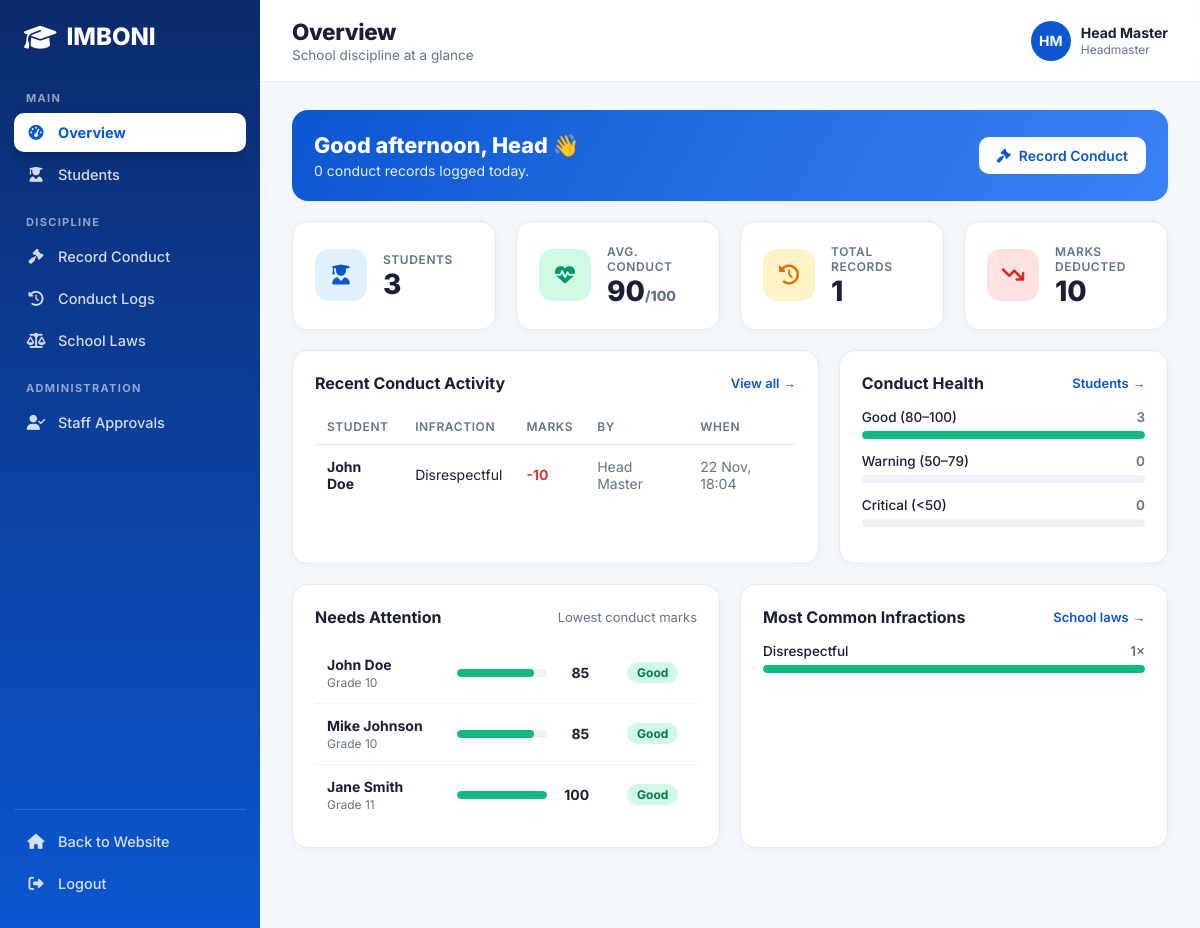
/dashboard.php (signed in), run on the app's committed database.
### tables this page shows
CREATE TABLE `conduct_logs` (
  `id` int(11) NOT NULL,
  `student_id` int(11) NOT NULL,
  `user_id` int(11) NOT NULL,
  `law_id` int(11) NOT NULL,
  `marks_deducted` int(11) NOT NULL,
  `logged_at` timestamp NOT NULL DEFAULT current_timestamp()
);

CREATE TABLE `students` (
  `id` int(11) NOT NULL,
  `name` varchar(100) NOT NULL,
  `grade` varchar(20) NOT NULL,
  `current_conduct_marks` int(11) DEFAULT 100
);

CREATE TABLE `laws` (
  `id` int(11) NOT NULL,
  `name` varchar(150) NOT NULL,
  `reduction_marks` int(11) NOT NULL,
  `created_at` timestamp NOT NULL DEFAULT current_timestamp()
);

CREATE TABLE `users` (
  `id` int(11) NOT NULL,
  `name` varchar(100) NOT NULL,
  `email` varchar(100) NOT NULL,
  `password` varchar(255) NOT NULL,
  `role` enum('headmaster','dod','dos','teacher','animation') NOT NULL,
  `is_approved` tinyint(1) DEFAULT 0,
  `created_at` timestamp NOT NULL DEFAULT current_timestamp()
);

### dashboard.php (the view, shortened to what this page needs)
<?php
$pageTitle    = 'Overview';
$pageSubtitle = 'School discipline at a glance';
require_once __DIR__ . '/partials/header.php';
function scalar(mysqli $c, string $sql) {
    $r = $c->query($sql);
    return $r ? $r->fetch_row()[0] : 0;
}
$totalStudents = (int)scalar($conn, "SELECT COUNT(*) FROM students");
$totalLogs     = (int)scalar($conn, "SELECT COUNT(*) FROM conduct_logs");
$avgMarks      = (int)round((float)scalar($conn, "SELECT AVG(current_conduct_marks) FROM students"));
$logsToday     = (int)scalar($conn, "SELECT COUNT(*) FROM conduct_logs WHERE DATE(logged_at) = CURDATE()");
$marksLost     = (int)scalar($conn, "SELECT COALESCE(SUM(marks_deducted),0) FROM conduct_logs");
$good = (int)scalar($conn, "SELECT COUNT(*) FROM students WHERE current_conduct_marks >= 80");
$warn = (int)scalar($conn, "SELECT COUNT(*) FROM students WHERE current_conduct_marks BETWEEN 50 AND 79");
$crit = (int)scalar($conn, "SELECT COUNT(*) FROM students WHERE current_conduct_marks < 50");
$maxBand = max(1, $good, $warn, $crit);
$recent = $conn->query(
    "SELECT cl.logged_at, cl.marks_deducted, s.name AS student, l.name AS law, u.name AS staff
     FROM conduct_logs cl
     JOIN students s ON s.id = cl.student_id
     JOIN laws l     ON l.id = cl.law_id
     JOIN users u    ON u.id = cl.user_id
     ORDER BY cl.logged_at DESC, cl.id DESC LIMIT 6"
);
$atRisk = $conn->query("SELECT name, grade, current_conduct_marks FROM students ORDER BY current_conduct_marks ASC, name ASC LIMIT 5");
$topLaws = $conn->query(
    "SELECT l.name, COUNT(*) AS c FROM conduct_logs cl JOIN laws l ON l.id = cl.law_id
     GROUP BY l.id, l.name ORDER BY c DESC LIMIT 5"
);
$topMax = 1;
$topRows = [];
if ($topLaws) { while ($r = $topLaws->fetch_assoc()) { $topRows[] = $r; $topMax = max($topMax, (int)$r['c']); } }
function band(int $m): array {
    if ($m >= 80) return ['good', 'Good', ''];
    return ['crit', 'Critical', 'crit'];
}
$hour = (int)date('G');
$greet = $hour < 12 ? 'Good morning' : ($hour < 17 ? 'Good afternoon' : 'Good evening');
?>
<section class="card welcome">
    <div>
        <h2><?= $greet ?>, <?= htmlspecialchars(explode(' ', $userName)[0]) ?> 👋</h2>
        <p><?= $logsToday ?> conduct record<?= $logsToday === 1 ? '' : 's' ?> logged today<?= ($isHead && $pendingCount) ? " · {$pendingCount} staff awaiting approval" : '' ?>.</p>
    </div>
    <div class="actions">
        <a href="conduct.php" class="btn light"><i class="fa-solid fa-gavel"></i> Record Conduct</a>
    </div>
</section>
<section class="grid stats">
    <div class="card stat"><div class="ico"><i class="fa-solid fa-user-graduate"></i></div><div><h3>Students</h3><div class="num"><?= $totalStudents ?></div></div></div>
    <div class="card stat"><div class="ico green"><i class="fa-solid fa-heart-pulse"></i></div><div><h3>Avg. Conduct</h3><div class="num"><?= $avgMarks ?><small class="muted" style="font-size:14px">/100</small></div></div></div>
    <div class="card stat"><div class="ico amber"><i class="fa-solid fa-clock-rotate-left"></i></div><div><h3>Total Records</h3><div class="num"><?= $totalLogs ?></div></div></div>
    <div class="card stat"><div class="ico red"><i class="fa-solid fa-arrow-trend-down"></i></div><div><h3>Marks Deducted</h3><div class="num"><?= $marksLost ?></div></div></div>
</section>
<section class="grid two">
    <div class="card">
        <div class="card-head"><h2>Recent Conduct Activity</h2><a class="link" href="logs.php">View all →</a></div>
        <div class="table-wrap">
            <table>
                <thead><tr><th>Student</th><th>Infraction</th><th>Marks</th><th>By</th><th>When</th></tr></thead>
                <tbody>
                <?php if ($recent && $recent->num_rows): while ($r = $recent->fetch_assoc()): ?>
                    <tr>
                        <td><strong><?= htmlspecialchars($r['student']) ?></strong></td>
                        <td><?= htmlspecialchars($r['law']) ?></td>
                        <td class="neg">-<?= (int)$r['marks_deducted'] ?></td>
                        <td class="muted"><?= htmlspecialchars($r['staff']) ?></td>
                        <td class="muted"><?= date('d M, H:i', strtotime($r['logged_at'])) ?></td>
                    </tr>
                <?php endwhile; else: ?>
                    <tr><td colspan="5" class="empty">No conduct records yet.</td></tr>
                <?php endif; ?>
                </tbody>
            </table>
        </div>
    </div>
    <div class="card">
        <div class="card-head"><h2>Conduct Health</h2><a class="link" href="students.php">Students →</a></div>
        <div class="hbar"><div class="row"><span>Good (80–100)</span><span><?= $good ?></span></div><div class="meter"><span style="width:<?= $good / $maxBand * 100 ?>%"></span></div></div>
        <div class="hbar"><div class="row"><span>Warning (50–79)</span><span><?= $warn ?></span></div><div class="meter"><span class="warn" style="width:<?= $warn / $maxBand * 100 ?>%"></span></div></div>
        <div class="hbar"><div class="row"><span>Critical (&lt;50)</span><span><?= $crit ?></span></div><div class="meter"><span class="crit" style="width:<?= $crit / $maxBand * 100 ?>%"></span></div></div>
    </div>
</section>
<section class="grid two-eq">
    <div class="card">
        <div class="card-head"><h2>Needs Attention</h2><span class="muted" style="font-size:13px">Lowest conduct marks</span></div>
        <div class="table-wrap">
            <table>
                <tbody>
                <?php if ($atRisk && $atRisk->num_rows): while ($s = $atRisk->fetch_assoc()): [$cls, $lbl, $mcls] = band((int)$s['current_conduct_marks']); ?>
                    <tr>
                        <td><strong><?= htmlspecialchars($s['name']) ?></strong><br><span class="muted" style="font-size:12px"><?= htmlspecialchars($s['grade']) ?></span></td>
                        <td><div class="mark-cell"><div class="meter"><span class="<?= $mcls ?>" style="width:<?= max(0, min(100, (int)$s['current_conduct_marks'])) ?>%"></span></div><b><?= (int)$s['current_conduct_marks'] ?></b></div></td>
                        <td><span class="badge <?= $cls ?>"><?= $lbl ?></span></td>
                    </tr>
                <?php endwhile; else: ?>
                    <tr><td class="empty">No students yet.</td></tr>
                <?php endif; ?>
                </tbody>
            </table>
        </div>
    </div>
    <div class="card">
        <div class="card-head"><h2>Most Common Infractions</h2><a class="link" href="laws.php">School laws →</a></div>
        <?php if ($topRows): foreach ($topRows as $t): ?>
            <div class="hbar"><div class="row"><span><?= htmlspecialchars($t['name']) ?></span><span><?= (int)$t['c'] ?>×</span></div><div class="meter"><span style="width:<?= (int)$t['c'] / $topMax * 100 ?>%"></span></div></div>
        <?php endforeach; else: ?>
            <p class="empty">Nothing recorded yet.</p>
        <?php endif; ?>
    </div>
</section>
<?php require __DIR__ . '/partials/footer.php'; ?>

### partials/header.php (shortened to what this page needs)
<?php
$role      = $_SESSION['role'] ?? '';
$userName  = $_SESSION['user_name'] ?? 'User';
$current   = basename($_SERVER['SCRIPT_NAME']);
$pageTitle = $pageTitle ?? 'Dashboard';
$pageSubtitle = $pageSubtitle ?? '';
$roleLabels = [
    'headmaster' => 'Headmaster',
    'dod'        => 'Director of Discipline',
    'dos'        => 'Director of Studies',
    'teacher'    => 'Teacher',
    'animation'  => 'Animation',
];
$roleLabel = $roleLabels[$role] ?? strtoupper($role);
$nav = [
    ['section' => 'Main'],
    ['dashboard.php', 'Overview',        'fa-gauge-high',         false],
    ['students.php',  'Students',        'fa-user-graduate',      false],
    ['section' => 'Discipline'],
    ['conduct.php',   'Record Conduct',  'fa-gavel',              false],
    ['logs.php',      'Conduct Logs',    'fa-clock-rotate-left',  false],
    ['laws.php',      'School Laws',     'fa-scale-balanced',     false],
    ['section' => 'Administration'],
    ['users.php',     'Staff Approvals', 'fa-user-check',         true],
];
function initials(string $name): string {
    $parts = preg_split('/\s+/', trim($name));
    $out = '';
    foreach (array_slice($parts, 0, 2) as $p) $out .= mb_strtoupper(mb_substr($p, 0, 1));
    return $out ?: '?';
}
?>
<!DOCTYPE html>
<html lang="en">
<head>
    <link rel="stylesheet" href="https://cdnjs.cloudflare.com/ajax/libs/font-awesome/6.4.0/css/all.min.css">
    <link rel="stylesheet" href="assets/dashboard.css">
</head>
<body class="app">
<aside class="sidebar" id="sidebar">
    <a href="dashboard.php" class="brand"><i class="fa-solid fa-graduation-cap"></i><span>IMBONI</span></a>
    <nav class="side-nav">
        <?php foreach ($nav as $item): ?>
            <?php if (isset($item['section'])): ?>
                <div class="nav-section"><?= htmlspecialchars($item['section']) ?></div>
            <?php else:
                [$file, $label, $icon, $headOnly] = $item;
                if ($headOnly && !$isHead) continue; ?>
                <a href="<?= $file ?>" class="nav-link <?= $current === $file ? 'active' : '' ?>">
                    <i class="fa-solid <?= $icon ?>"></i>
                    <span><?= htmlspecialchars($label) ?></span>
                </a>
            <?php endif; ?>
        <?php endforeach; ?>
    </nav>
    <div class="side-foot">
        <a href="index.php" class="nav-link"><i class="fa-solid fa-house"></i><span>Back to Website</span></a>
        <a href="logout.php" class="nav-link danger"><i class="fa-solid fa-right-from-bracket"></i><span>Logout</span></a>
    </div>
</aside>
<div class="main">
    <header class="topbar">
        <div class="page-heading">
            <h1><?= htmlspecialchars($pageTitle) ?></h1>
            <?php if ($pageSubtitle): ?><p><?= htmlspecialchars($pageSubtitle) ?></p><?php endif; ?>
        </div>
        <div class="user-chip">
            <div class="avatar"><?= htmlspecialchars(initials($userName)) ?></div>
            <div class="who">
                <strong><?= htmlspecialchars($userName) ?></strong>
                <small><?= htmlspecialchars($roleLabel) ?></small>
            </div>
        </div>
    </header>
    <main class="content">

### partials/footer.php (shortened to what this page needs)
    </main>
</div>
</body>
</html>

### data on the page
conduct_logs: student.name "John Doe", law.name "Disrespectful", marks_deducted "10", user.name "Head Master", logged_at "22 Nov, 18:04"
students: name "John Doe", grade "Grade 10", current_conduct_marks "85", lbl "Good"
students: name "Mike Johnson", grade "Grade 10", current_conduct_marks "85", lbl "Good"
students: name "Jane Smith", grade "Grade 11", current_conduct_marks "100", lbl "Good"

### other printed values
$item['section'] "MAIN"
$label "Overview"
$label "Students"
$item['section'] "DISCIPLINE"
$label "Record Conduct"
$label "Conduct Logs"
$label "School Laws"
$item['section'] "ADMINISTRATION"
$label "Staff Approvals"
$pageTitle "Overview"
$pageSubtitle "School discipline at a glance"
initials($userName) "HM"
$userName "Head Master"
$roleLabel "Headmaster"
explode(' ', $userName)[0] "Head"
